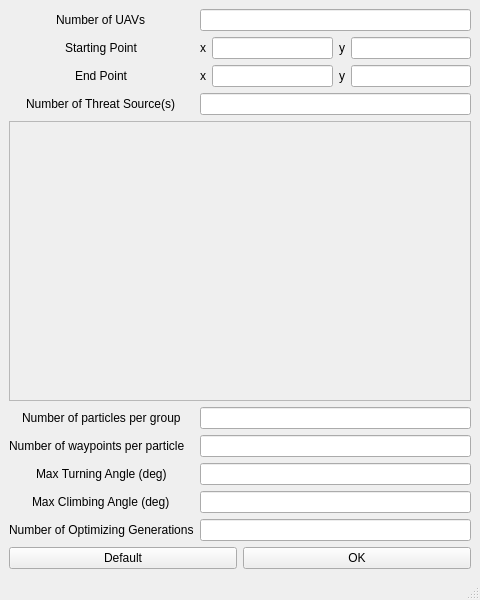
<?xml version="1.0" encoding="UTF-8"?>
<ui version="4.0">
 <class>MainWindow</class>
 <widget class="QMainWindow" name="MainWindow">
  <property name="geometry">
   <rect>
    <x>0</x>
    <y>0</y>
    <width>480</width>
    <height>600</height>
   </rect>
  </property>
  <property name="minimumSize">
   <size>
    <width>480</width>
    <height>480</height>
   </size>
  </property>
  <property name="windowTitle">
   <string>PSO-UAV Input</string>
  </property>
  <property name="windowOpacity">
   <double>1.000000000000000</double>
  </property>
  <widget class="QWidget" name="centralwidget">
   <layout class="QGridLayout" name="gridLayout_2">
    <item row="0" column="0">
     <layout class="QGridLayout" name="gridLayout_upper">
      <item row="3" column="1">
       <widget class="QLineEdit" name="lineEdit_numberofthreatsources"/>
      </item>
      <item row="1" column="0" alignment="Qt::AlignHCenter|Qt::AlignVCenter">
       <widget class="QLabel" name="label_startpoint">
        <property name="text">
         <string>Starting Point</string>
        </property>
       </widget>
      </item>
      <item row="0" column="1">
       <widget class="QLineEdit" name="lineEdit_G_n"/>
      </item>
      <item row="3" column="0" alignment="Qt::AlignHCenter|Qt::AlignVCenter">
       <widget class="QLabel" name="label_numberofthreatsources">
        <property name="text">
         <string>Number of Threat Source(s)</string>
        </property>
       </widget>
      </item>
      <item row="7" column="0" alignment="Qt::AlignHCenter|Qt::AlignVCenter">
       <widget class="QLabel" name="label_thetaTmax">
        <property name="text">
         <string>Max Turning Angle (deg)</string>
        </property>
       </widget>
      </item>
      <item row="2" column="1">
       <layout class="QGridLayout" name="gridLayout_endpoint">
        <item row="0" column="3">
         <widget class="QLineEdit" name="lineEdit_endpoint_y"/>
        </item>
        <item row="0" column="0" alignment="Qt::AlignHCenter">
         <widget class="QLabel" name="label_endpoint_x">
          <property name="text">
           <string>x</string>
          </property>
         </widget>
        </item>
        <item row="0" column="1">
         <widget class="QLineEdit" name="lineEdit_endpoint_x"/>
        </item>
        <item row="0" column="2" alignment="Qt::AlignVCenter">
         <widget class="QLabel" name="label_endpoint_y">
          <property name="text">
           <string>y</string>
          </property>
         </widget>
        </item>
       </layout>
      </item>
      <item row="0" column="0" alignment="Qt::AlignHCenter|Qt::AlignVCenter">
       <widget class="QLabel" name="label_G_n">
        <property name="text">
         <string>Number of UAVs</string>
        </property>
       </widget>
      </item>
      <item row="8" column="1">
       <widget class="QLineEdit" name="lineEdit_thetaCmax"/>
      </item>
      <item row="1" column="1">
       <layout class="QGridLayout" name="gridLayout_startingpoint">
        <item row="0" column="3">
         <widget class="QLineEdit" name="lineEdit_startingpoint_y"/>
        </item>
        <item row="0" column="0" alignment="Qt::AlignHCenter|Qt::AlignVCenter">
         <widget class="QLabel" name="label_startingpoint_x">
          <property name="text">
           <string>x</string>
          </property>
         </widget>
        </item>
        <item row="0" column="1">
         <widget class="QLineEdit" name="lineEdit_startingpoint_x"/>
        </item>
        <item row="0" column="2" alignment="Qt::AlignHCenter|Qt::AlignVCenter">
         <widget class="QLabel" name="label_startingpoint_y">
          <property name="text">
           <string>y</string>
          </property>
         </widget>
        </item>
       </layout>
      </item>
      <item row="5" column="0" alignment="Qt::AlignHCenter|Qt::AlignVCenter">
       <widget class="QLabel" name="label_n">
        <property name="text">
         <string>Number of particles per group</string>
        </property>
       </widget>
      </item>
      <item row="5" column="1">
       <widget class="QLineEdit" name="lineEdit_n"/>
      </item>
      <item row="8" column="0" alignment="Qt::AlignHCenter|Qt::AlignVCenter">
       <widget class="QLabel" name="label_thetaCmax">
        <property name="text">
         <string>Max Climbing Angle (deg)</string>
        </property>
       </widget>
      </item>
      <item row="2" column="0" alignment="Qt::AlignHCenter|Qt::AlignVCenter">
       <widget class="QLabel" name="label_endpoint">
        <property name="text">
         <string>End Point</string>
        </property>
       </widget>
      </item>
      <item row="6" column="0">
       <widget class="QLabel" name="label_N">
        <property name="text">
         <string>Number of waypoints per particle</string>
        </property>
       </widget>
      </item>
      <item row="7" column="1">
       <widget class="QLineEdit" name="lineEdit_thetaTmax"/>
      </item>
      <item row="6" column="1">
       <widget class="QLineEdit" name="lineEdit_N"/>
      </item>
      <item row="9" column="0" alignment="Qt::AlignHCenter|Qt::AlignVCenter">
       <widget class="QLabel" name="label_maxgeneration">
        <property name="text">
         <string>Number of Optimizing Generations</string>
        </property>
       </widget>
      </item>
      <item row="9" column="1">
       <widget class="QLineEdit" name="lineEdit_maxgeneration"/>
      </item>
      <item row="4" column="0" colspan="2">
       <layout class="QGridLayout" name="gridLayout_threatsource">
        <item row="0" column="0">
         <widget class="QScrollArea" name="scrollArea">
          <property name="widgetResizable">
           <bool>true</bool>
          </property>
          <widget class="QWidget" name="scrollAreaWidgetContents">
           <property name="geometry">
            <rect>
             <x>0</x>
             <y>0</y>
             <width>456</width>
             <height>258</height>
            </rect>
           </property>
          </widget>
         </widget>
        </item>
       </layout>
      </item>
     </layout>
    </item>
    <item row="3" column="0">
     <layout class="QGridLayout" name="gridLayout_lower">
      <item row="0" column="1">
       <widget class="QPushButton" name="pushButton_loaddefault">
        <property name="text">
         <string>Default</string>
        </property>
       </widget>
      </item>
      <item row="0" column="2">
       <widget class="QPushButton" name="pushButton_OK">
        <property name="text">
         <string>OK</string>
        </property>
       </widget>
      </item>
     </layout>
    </item>
   </layout>
  </widget>
  <widget class="QStatusBar" name="statusbar"/>
 </widget>
 <resources/>
 <connections/>
</ui>
